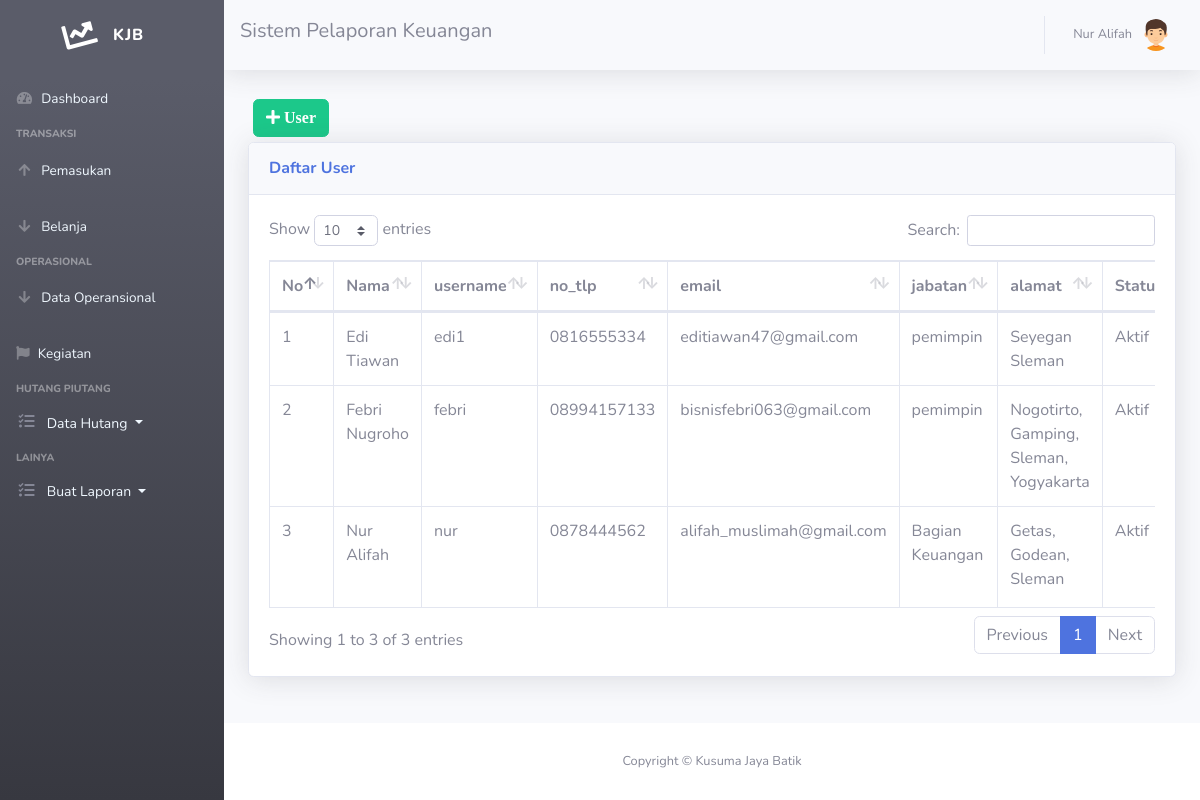
The page /karyawan.php (signed in) on the database its author committed.
### tables this page shows
CREATE TABLE `user` (
  `id_user` int(11) NOT NULL,
  `nama` varchar(40) NOT NULL,
  `username` varchar(40) NOT NULL,
  `password` varchar(40) NOT NULL,
  `no_tlp` char(20) NOT NULL,
  `email` varchar(40) NOT NULL,
  `jabatan` varchar(50) NOT NULL,
  `alamat` varchar(255) NOT NULL,
  `is_active` enum('0','1','','') NOT NULL,
  `is_hidden` enum('0','1','','') NOT NULL,
  `kdreset` int(11) NOT NULL
);

### karyawan.php (the view, shortened to what this page needs)
<!DOCTYPE html>
<html lang="en">
<head>
  <link rel="stylesheet" href="https://cdnjs.cloudflare.com/ajax/libs/font-awesome/4.7.0/css/font-awesome.min.css">
  <link href="vendor/fontawesome-free/css/all.min.css" rel="stylesheet" type="text/css">
  <link href="css/sb-admin-2.min.css" rel="stylesheet">
  <link href="vendor/datatables/dataTables.bootstrap4.min.css" rel="stylesheet">
</head>
<body id="page-top">
<?php require 'sidebar.php'; ?>
      <div id="content">
<?php require 'navbar.php'; ?>
        <div class="container-fluid">
<button type="button" class="btn btn-success" style="margin:5px" data-toggle="modal" data-target="#myModalTambah"><i class="fa fa-plus"> User</i></button><br>
          <div class="card shadow mb-4">
            <div class="card-header py-3">
              <h6 class="m-0 font-weight-bold text-primary">Daftar User</h6>
            </div>
            <div class="card-body">
              <div class="table-responsive">
                <table class="table table-bordered" id="dataTable" width="100%" cellspacing="0">
                  <thead>
                    <tr>
                      <th>No</th>
                      <th>Nama</th>
                      <th>username</th>
                      <th>no_tlp</th>
                      <th>email</th>
                      <th>jabatan</th>
                      <th>alamat</th>
                      <th>Status</th>
                    </tr>
                  </thead>
                  <tbody>
				  <?php
$query = mysqli_query($koneksi,"SELECT * FROM user");
$nos = 1;
while ($data = mysqli_fetch_assoc($query))
{
?>
    <?php if ($data['username']!="superuser"): ?>
        <?php if ($data['is_hidden']!=1): ?>
                    <tr>
                      <td><?=$nos++?></td>
                      <td><?=$data['nama']?></td>
                      <td><?=$data['username']?></td>
                      <td><?=$data['no_tlp']?></td>
                      <td><?=$data['email']?></td>
                      <td><?=$data['jabatan']?></td>
                      <td><?=$data['alamat']?></td>
                      <td>
                        <?php if ($data['is_active']==0): ?>
                          Aktif
                        <?php endif ?>
                      </td>
 <?php endif ?>
</tr>
<?php endif ?>
  </div>
<?php
}
?>
              </div>
            </div>
          </div>
        </div>
<?php require 'footer.php'?>
</body>
</html>

### rows shown on the page
user: nama "Edi Tiawan", username "edi1", no_tlp "0816555334", email "editiawan47@gmail.com", jabatan "pemimpin", alamat "Seyegan Sleman", is_active "Aktif"
user: nama "Febri Nugroho", username "febri", no_tlp "08994157133", email "bisnisfebri063@gmail.com", jabatan "pemimpin", alamat "Nogotirto, Gamping, Sleman, Yogyakarta", is_active "Aktif"
user: nama "Nur Alifah", username "nur", no_tlp "0878444562", email "alifah_muslimah@gmail.com", jabatan "Bagian Keuangan", alamat "Getas, Godean, Sleman", is_active "Aktif"

### other values the page prints
$_SESSION['nama'] "Nur Alifah"
